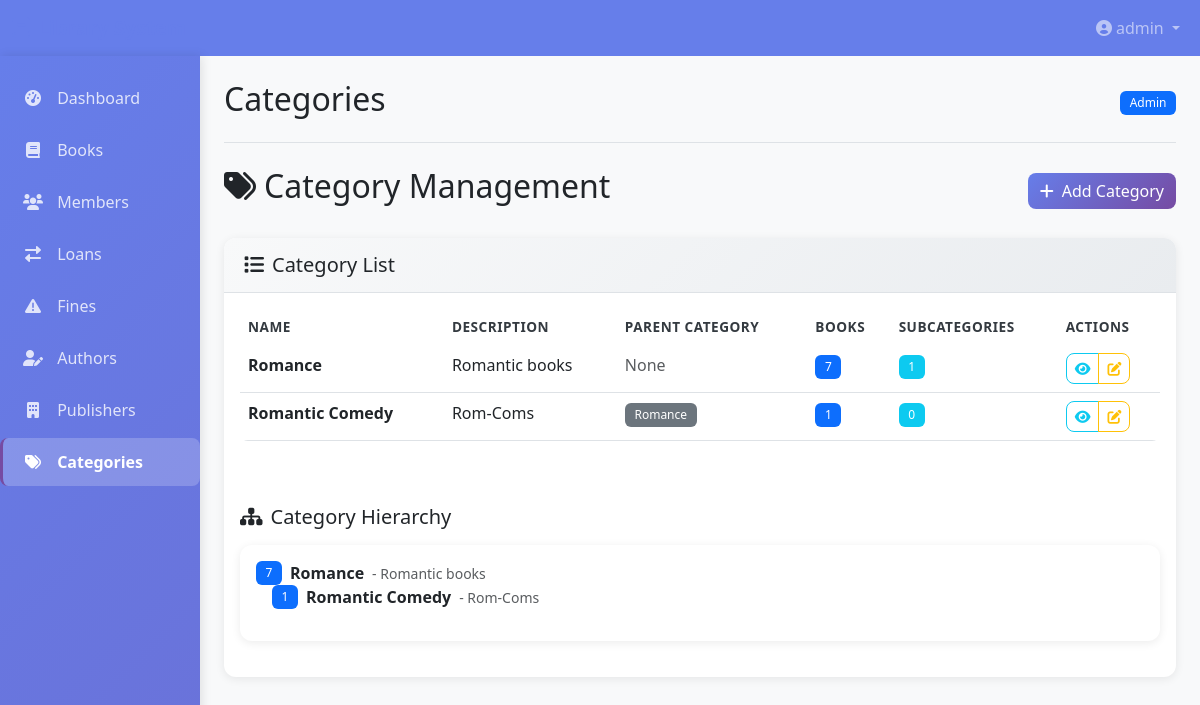
/categories (signed in), run on the app's committed database.
### app.py (models this page shows, shortened)
class User(db.Model, UserMixin):
    id = db.Column(db.Integer, primary_key=True)
    username = db.Column(db.String(50), unique=True, nullable=False)
    password_hash = db.Column(db.String(128), nullable=False)
    role = db.Column(db.String(20), nullable=False, default='member')  # member, librarian, admin
    created_at = db.Column(db.DateTime, default=datetime.utcnow)

class Category(db.Model):
    id = db.Column(db.Integer, primary_key=True)
    name = db.Column(db.String(100), nullable=False)
    description = db.Column(db.Text)
    parent_id = db.Column(db.Integer, db.ForeignKey('category.id'))
    created_at = db.Column(db.DateTime, default=datetime.utcnow)
    parent = db.relationship('Category', remote_side=[id], backref='subcategories')
    books = db.relationship('Book', backref='category', lazy=True)

### app.py (the view)
@app.route('/categories')
@login_required
def categories():
    if current_user.role not in ['admin', 'librarian']:
        flash('Access denied', 'error')
        return redirect(url_for('dashboard'))
    categories = Category.query.all()
    form = CategoryForm()
    form.parent_id.choices = [('', 'No Parent')] + [(c.id, c.name) for c in categories]
    return render_template('categories.html', title='Categories', categories=categories, form=form)

### app.py (called while the page is built)
@app.context_processor
def inject_now():
    return {'now': datetime.utcnow()}

@login_manager.user_loader
def load_user(user_id):
    return User.query.get(int(user_id))

### templates/categories.html (shortened to what this page needs)
{% extends "base.html" %}
{% block content %}
<div class="d-flex justify-content-between align-items-center mb-4">
    <h2><i class="fas fa-tags me-2"></i>Category Management</h2>
    {% if current_user.role in ['admin', 'librarian'] %}
    <button class="btn btn-primary" data-bs-toggle="modal" data-bs-target="#addCategoryModal">
        <i class="fas fa-plus me-2"></i>Add Category
    </button>
    {% endif %}
</div>
<div class="card">
    <div class="card-header">
        <h5 class="mb-0"><i class="fas fa-list me-2"></i>Category List</h5>
    </div>
    <div class="card-body">
        {% if categories %}
        <div class="table-responsive">
            <table class="table table-hover">
                <thead>
                    <tr>
                        <th>Name</th>
                        <th>Description</th>
                        <th>Parent Category</th>
                        <th>Books</th>
                        <th>Subcategories</th>
                        <th>Actions</th>
                    </tr>
                </thead>
                <tbody>
                    {% for category in categories %}
                    <tr>
                        <td>
                            <div class="fw-bold">{{ category.name }}</div>
                        </td>
                        <td>
                            {% if category.description %}
                            <span class="d-inline-block text-truncate" style="max-width: 200px;">
                                {{ category.description }}
                            </span>
                            {% else %}
                            <span class="text-muted">No description</span>
                            {% endif %}
                        </td>
                        <td>
                            {% if category.parent %}
                            <span class="badge bg-secondary">{{ category.parent.name }}</span>
                            {% else %}
                            <span class="text-muted">None</span>
                            {% endif %}
                        </td>
                        <td>
                            <span class="badge bg-primary">{{ category.books|length }}</span>
                        </td>
                        <td>
                            <span class="badge bg-info">{{ category.subcategories|length }}</span>
                        </td>
                        <td>
                            <div class="btn-group">
                                <button class="btn btn-sm btn-outline-info view-category-btn"
                                        data-category-id="{{ category.id }}"
                                        data-category-name="{{ category.name }}"
                                        data-category-description="{{ category.description or 'No description' }}"
                                        data-category-parent="{{ category.parent.name if category.parent else 'None' }}"
                                        data-category-books-count="{{ category.books|length }}"
                                        data-category-subcategories-count="{{ category.subcategories|length }}"
                                        title="View Details">
                                    <i class="fas fa-eye"></i>
                                </button>
                                {% if current_user.role in ['admin', 'librarian'] %}
                                <button class="btn btn-sm btn-outline-warning edit-category-btn"
                                        data-category-id="{{ category.id }}"
                                        data-category-name="{{ category.name }}"
                                        data-category-description="{{ category.description or '' }}"
                                        data-category-parent-id="{{ category.parent_id or '' }}"
                                        title="Edit Category">
                                    <i class="fas fa-edit"></i>
                                </button>
                                {% endif %}
                            </div>
                        </td>
                    </tr>
                    {% endfor %}
                </tbody>
            </table>
        </div>
        <div class="mt-5">
            <h5 class="mb-3"><i class="fas fa-sitemap me-2"></i>Category Hierarchy</h5>
            <div class="card">
                <div class="card-body">
                    {% macro render_category_tree(categories, level=0) %}
                        <ul class="list-unstyled {% if level == 0 %}ps-0{% else %}ps-3{% endif %}">
                            {% for category in categories %}
                                <li class="mb-2">
                                    <div class="d-flex align-items-center">
                                        <span class="badge bg-primary me-2">{{ category.books|length }}</span>
                                        <strong>{{ category.name }}</strong>
                                        {% if category.description %}
                                        <small class="text-muted ms-2">- {{ category.description }}</small>
                                        {% endif %}
                                    </div>
                                    {% if category.subcategories %}
                                        {{ render_category_tree(category.subcategories, level + 1) }}
                                    {% endif %}
                                </li>
                            {% endfor %}
                        </ul>
                    {% endmacro %}
                    {% set root_categories = categories|selectattr('parent_id', 'none')|list %}
                    {{ render_category_tree(root_categories) }}
                </div>
            </div>
        </div>
        {% endif %}
    </div>
</div>
{% endblock %}

### templates/base.html (shortened to what this page needs)
<!DOCTYPE html>
<html lang="en">
<head>
    <link href="https://cdn.jsdelivr.net/npm/bootstrap@5.3.0-alpha1/dist/css/bootstrap.min.css" rel="stylesheet">
    <link href="https://cdnjs.cloudflare.com/ajax/libs/font-awesome/6.0.0/css/all.min.css" rel="stylesheet">
    <link rel="stylesheet" href="../static/style.css">
</head>
<body>
    <nav class="navbar navbar-expand-lg navbar-dark" style="background-color: var(--primary-color);">
        <div class="container-fluid">
            <a class="navbar-brand" href="{{ url_for('dashboard') }}">
                <i class="fas fa-book me-2"></i>Library System
            </a>
            <div class="collapse navbar-collapse" id="navbarNav">
                <ul class="navbar-nav ms-auto">
                    {% if current_user.is_authenticated %}
                        <li class="nav-item dropdown">
                            <a class="nav-link dropdown-toggle" href="#" id="navbarDropdown" role="button" data-bs-toggle="dropdown">
                                <i class="fas fa-user-circle me-1"></i>{{ current_user.username }}
                            </a>
                        </li>
                    {% endif %}
                </ul>
            </div>
        </div>
    </nav>
    <div class="container-fluid">
        <div class="row">
            {% if current_user.is_authenticated %}
            <div class="col-md-3 col-lg-2 d-md-block sidebar collapse" style="height: 230rem;">
                <div class="position-sticky pt-3">
                    <ul class="nav flex-column">
                        <li class="nav-item">
                            <a class="nav-link {% if request.endpoint == 'dashboard' %}active{% endif %}" href="{{ url_for('dashboard') }}">
                                <i class="fas fa-tachometer-alt"></i> Dashboard
                            </a>
                        </li>
                        <li class="nav-item">
                            <a class="nav-link {% if request.endpoint == 'books' %}active{% endif %}" href="{{ url_for('books') }}">
                                <i class="fas fa-book"></i> Books
                            </a>
                        </li>
                        {% if current_user.role in ['admin', 'librarian'] %}
                        <li class="nav-item">
                            <a class="nav-link {% if request.endpoint == 'members' %}active{% endif %}" href="{{ url_for('members') }}">
                                <i class="fas fa-users"></i> Members
                            </a>
                        </li>
                        <li class="nav-item">
                            <a class="nav-link {% if request.endpoint == 'loans' %}active{% endif %}" href="{{ url_for('loans') }}">
                                <i class="fas fa-exchange-alt"></i> Loans
                            </a>
                        </li>
                        <li class="nav-item">
                            <a class="nav-link {% if request.endpoint == 'fines' %}active{% endif %}" href="{{ url_for('fines') }}">
                                <i class="fas fa-exclamation-triangle"></i> Fines
                            </a>
                        </li>
                        {% endif %}
                        {% if current_user.role in ['admin', 'librarian'] %}
                        <li class="nav-item">
                            <a class="nav-link {% if request.endpoint == 'authors' %}active{% endif %}" href="{{ url_for('authors') }}">
                                <i class="fas fa-user-edit"></i> Authors
                            </a>
                        </li>
                        <li class="nav-item">
                            <a class="nav-link {% if request.endpoint == 'publishers' %}active{% endif %}" href="{{ url_for('publishers') }}">
                                <i class="fas fa-building"></i> Publishers
                            </a>
                        </li>
                        <li class="nav-item">
                            <a class="nav-link {% if request.endpoint == 'categories' %}active{% endif %}" href="{{ url_for('categories') }}">
                                <i class="fas fa-tags"></i> Categories
                            </a>
                        </li>
                        {% endif %}
                    </ul>
                </div>
            </div>
            {% endif %}
            <main class="col-md-9 ms-sm-auto col-lg-10 px-md-4 py-4">
                <div class="d-flex justify-content-between flex-wrap flex-md-nowrap align-items-center pb-3 mb-4 border-bottom">
                    <h1 class="h2">{{ title }}</h1>
                    {% if current_user.is_authenticated %}
                    <div class="btn-toolbar mb-2 mb-md-0">
                        <span class="badge bg-primary">{{ current_user.role|title }}</span>
                    </div>
                    {% endif %}
                </div>
                {% block content %}{% endblock %}
            </main>
        </div>
    </div>
</body>
</html>

### static/style.css (style rules this page uses)
:root { --primary-color: #667eea; --secondary-color: #764ba2; --success-color: #28a745; --warning-color: #ffc107; --danger-color: #dc3545; --info-color: #17a2b8; --light-color: #f8f9fa; --dark-color: #343a40; }
body { font-family: "Segoe UI", Tahoma, Geneva, Verdana, sans-serif; background-color: var(--light-color); }
.sidebar { background: linear-gradient(135deg, var(--primary-color) 0%, var(--secondary-color) 100%); box-shadow: 2px 0 10px rgba(0, 0, 0, 0.1); }
.sidebar .nav-link { transition: all 0.3s ease; border-radius: 8px; margin: 2px 0; }
.sidebar .nav-link.active { background-color: rgba(255, 255, 255, 0.2); font-weight: 600; }
.card { border-radius: 12px; transition: all 0.3s ease; border: none; box-shadow: 0 2px 10px rgba(0, 0, 0, 0.08); }
.card-header { background: linear-gradient(135deg, #f8f9fa 0%, #e9ecef 100%); border-bottom: 1px solid #dee2e6; border-radius: 12px 12px 0 0 !important; font-weight: 600; }
.btn { border-radius: 8px; font-weight: 500; transition: all 0.3s ease; }
.btn-primary { background: linear-gradient(135deg, var(--primary-color) 0%, var(--secondary-color) 100%); border: none; }
.table { border-radius: 8px; overflow: hidden; }
.table thead th { border: none; font-weight: 600; text-transform: uppercase; font-size: 0.85rem; letter-spacing: 0.5px; }
.table tbody tr { transition: all 0.2s ease; }
.badge { border-radius: 6px; font-weight: 500; padding: 0.5em 0.8em; }

### templates/base.html (style rules this page uses)
:root { --primary-color: #2c3e50; --secondary-color: #3498db; --accent-color: #e74c3c; --success-color: #27ae60; --warning-color: #f39c12; --light-color: #ecf0f1; --dark-color: #2c3e50; }
body { background-color: #f8f9fa; font-family: 'Segoe UI', Tahoma, Geneva, Verdana, sans-serif; }
.navbar-brand { font-weight: bold; color: var(--primary-color) !important; }
main { margin-left: 16.666667%; width: calc(100% - 16.666667%); }
.sidebar { background-color: var(--primary-color); color: white; min-height: calc(100vh - 56px); padding: 0; position: fixed; top: 56px; left: 0; width: 16.666667%; height: calc(100vh - 56px); overflow-y: auto; z-index: 1000; }
.sidebar .nav-link { color: rgba(255, 255, 255, 0.8); padding: 12px 20px; border-left: 3px solid transparent; }
.sidebar .nav-link:hover, .sidebar .nav-link.active { color: white; background-color: rgba(255, 255, 255, 0.1); border-left: 3px solid var(--secondary-color); }
.sidebar .nav-link i { margin-right: 10px; width: 20px; text-align: center; }
.card { border: none; border-radius: 10px; box-shadow: 0 4px 6px rgba(0, 0, 0, 0.1); transition: transform 0.2s; margin-bottom: 20px; }
.card-header { background-color: white; border-bottom: 1px solid #eaeaea; font-weight: 600; padding: 15px 20px; }
.btn-primary { background-color: var(--secondary-color); border-color: var(--secondary-color); }
.table th { border-top: none; font-weight: 600; color: var(--dark-color); }
.badge { font-size: 0.75rem; padding: 5px 10px; border-radius: 12px; }

### data on the page
User: username "admin", role "Admin"
Category: name "Romance", description "Romantic books", shows "None", books|length "7", subcategories|length "1"
Category: name "Romantic Comedy", description "Rom-Coms", parent.name "Romance", books|length "1", subcategories|length "0"

### other printed values
{{ title }} "Categories"
